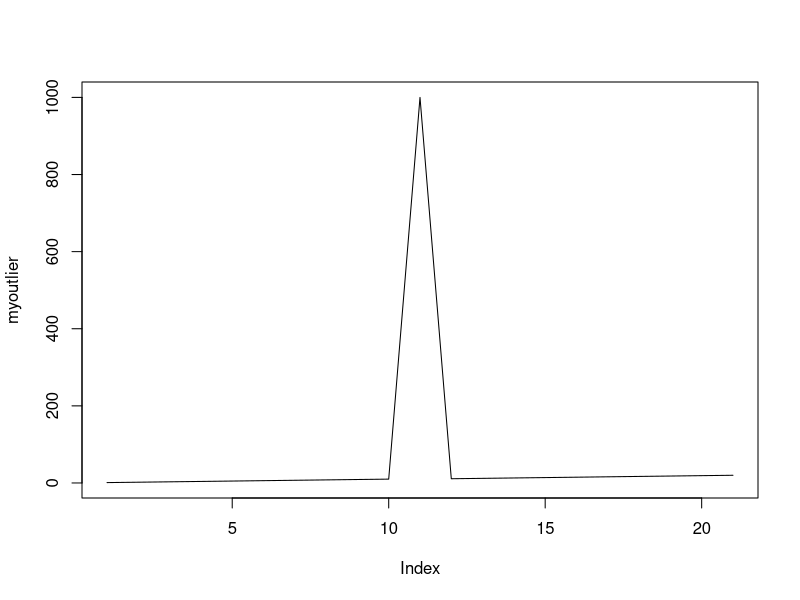
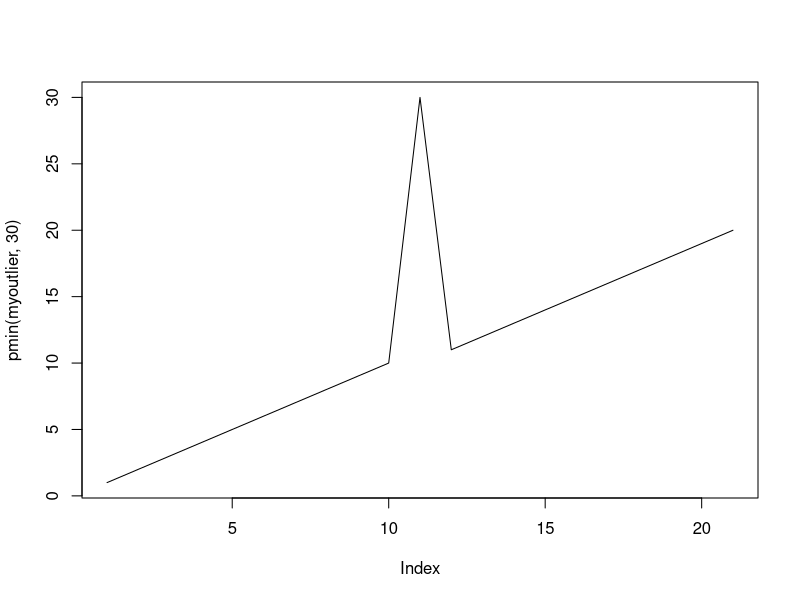

These charts were generated, in order, by the following R code:
# Use pmax() and pmin() to discover the scope of paired vectors.	R users will be
# able to compare two vectors, finding the maximum or minimum of each positional
# pair. Comparing data is an essential tool for all data science.

# simply...
pmin(1:5, 3)
pmax(1:5, 3)

# why?

# why - dealing with outliers

myoutlier <- c(1:10, 1000, 11:20)
plot(myoutlier, type = "l") # useless...

plot(pmin(myoutlier, 30), type = "l")

# what about characters and NLP

pmin(letters, "m")
pmin(c("twas", "brillig", "and"), "b")
pmax(c("twas", "brillig", "and"), "b")
pmax(c("twas", "brillig", "and"), "bob")

# dataframes?
mydf <- data.frame(someletters = letters,
                   somenumbers = 1:26,
                   stringsAsFactors = FALSE)

mydf # take a look

pmin(mydf, 15) # this is unpredictable

mydf$somenumbers <- pmin(mydf$somenumbers, 15) # this works
